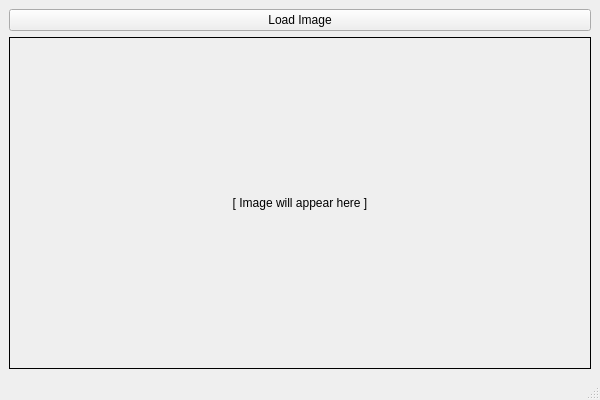
<?xml version="1.0" encoding="UTF-8"?>
<ui version="4.0">
 <class>MainWindow</class>
 <widget class="QMainWindow" name="MainWindow">
  <property name="geometry">
   <rect>
    <x>0</x>
    <y>0</y>
    <width>600</width>
    <height>400</height>
   </rect>
  </property>
  <property name="windowTitle">
   <string>Pixel Art Color Processor</string>
  </property>
  <widget class="QWidget" name="centralwidget">
   <layout class="QVBoxLayout" name="verticalLayout">
    <item>
     <widget class="QPushButton" name="loadButton">
      <property name="text">
       <string>Load Image</string>
      </property>
     </widget>
    </item>
    <item>
     <widget class="QLabel" name="imageLabel">
      <property name="text">
       <string>[ Image will appear here ]</string>
      </property>
      <property name="alignment">
       <set>Qt::AlignCenter</set>
      </property>
      <property name="scaledContents">
       <bool>true</bool>
      </property>
      <property name="minimumSize">
       <size>
        <width>200</width>
        <height>200</height>
       </size>
      </property>
      <property name="frameShape">
       <enum>QFrame::Box</enum>
      </property>
     </widget>
    </item>
   </layout>
  </widget>
  <widget class="QMenuBar" name="menubar"/>
  <widget class="QStatusBar" name="statusbar"/>
 </widget>
 <resources/>
 <connections/>
</ui>
